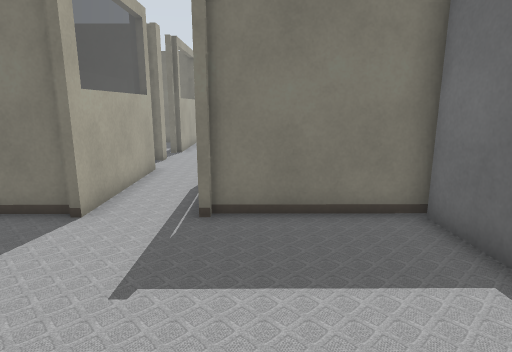
[1] (above)

18 first-person views from a walk through a robot-simulator world made for Gazebo. The camera is 1.2 m above the floor, tilts 12° down and sees 75° across. The lines on the ground mark 1 m squares. The floor is counted in squares, 0.5 m on a side. Each view is taken from the middle of a square. On the plan, view 1 faces up. The plan holds only what a view shows up to about 19 squares ahead; the rest is blank. The place goes on beyond the plan. Gazebo's built-in surfaces are drawn with simple patterns.

[2]
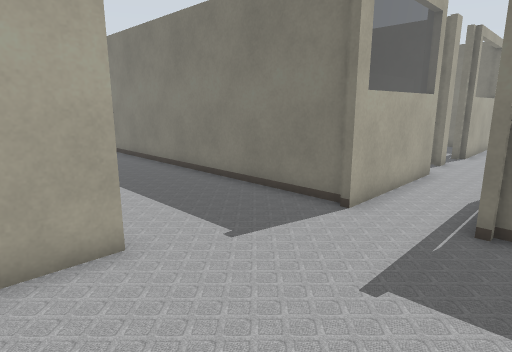

[3]
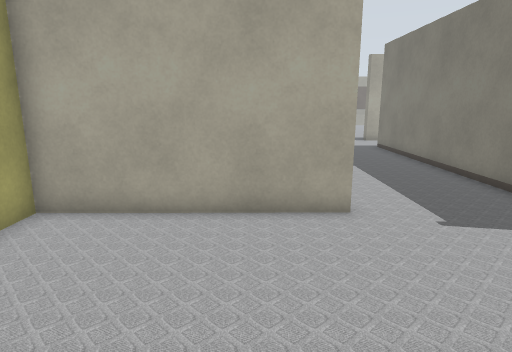

[4]
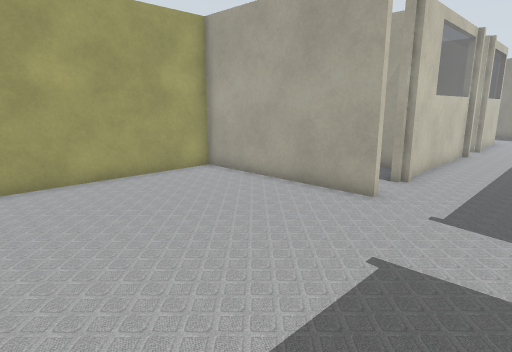

[5]
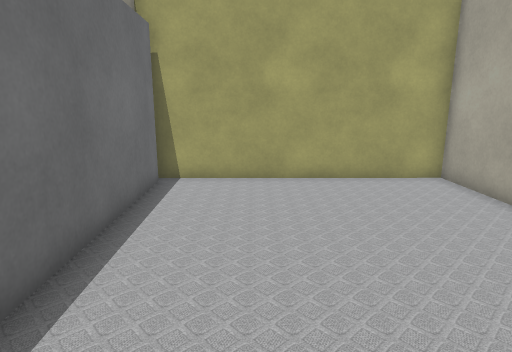

[6]
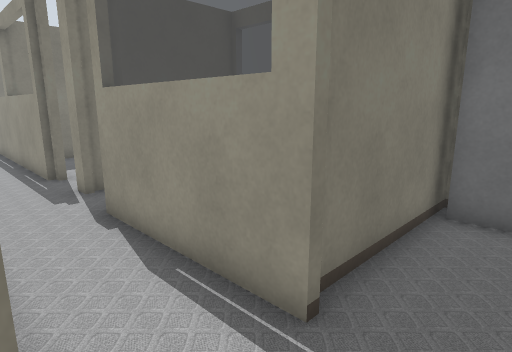

[7]
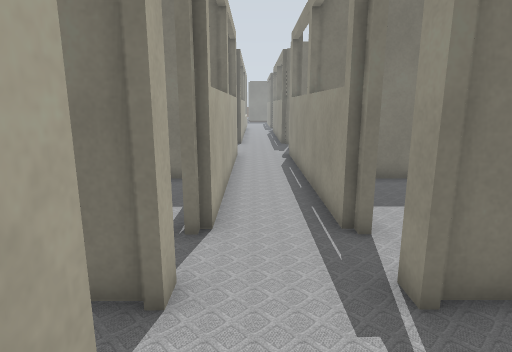

[8]
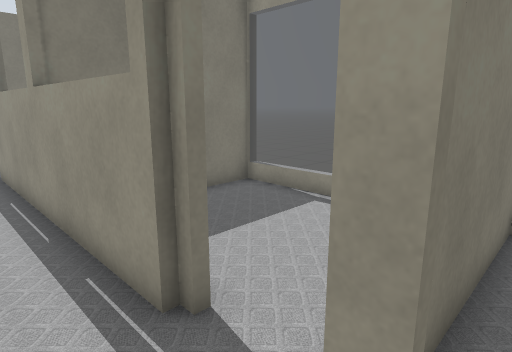

[9]
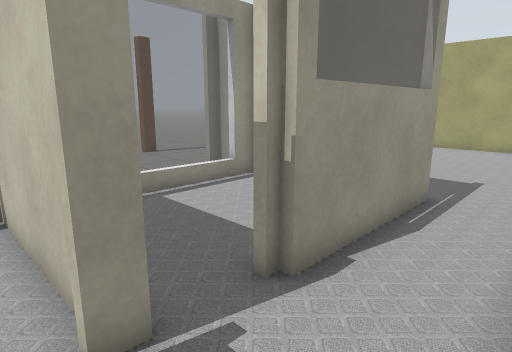

[10]
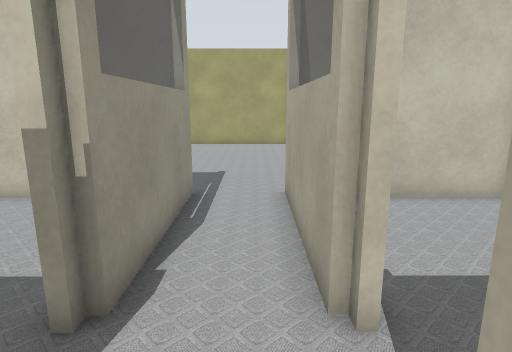

[11]
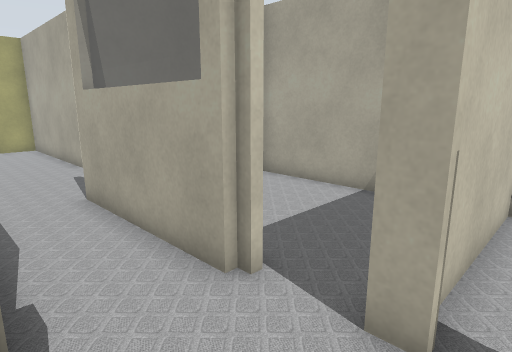

[12]
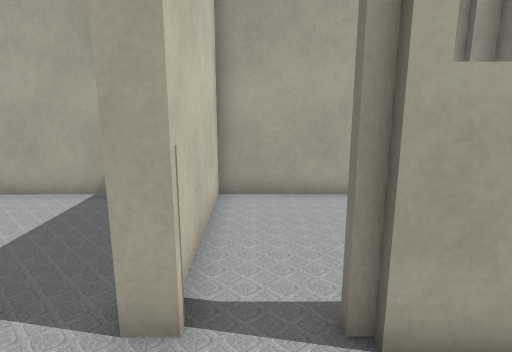

[13]
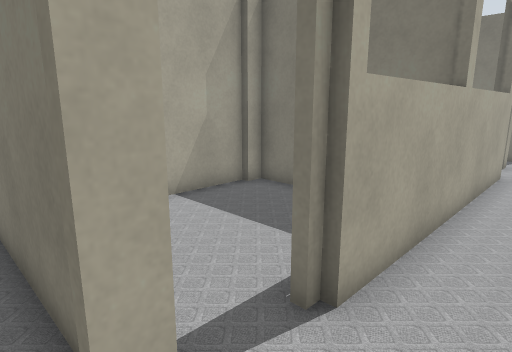

[14]
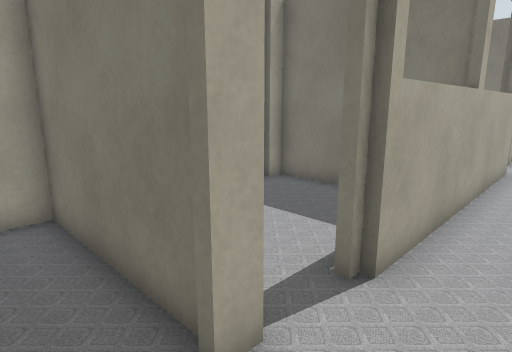

[15]
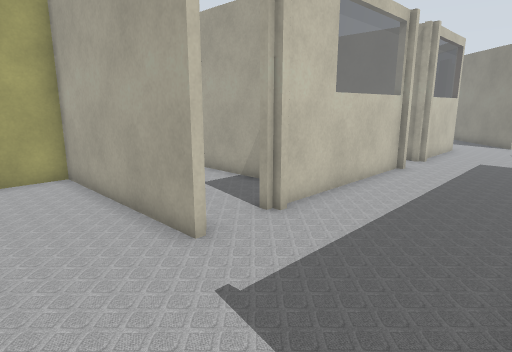

[16]
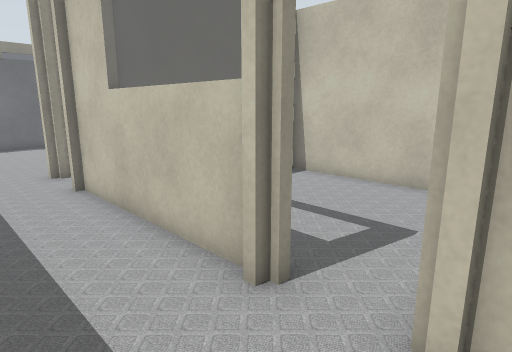

[17]
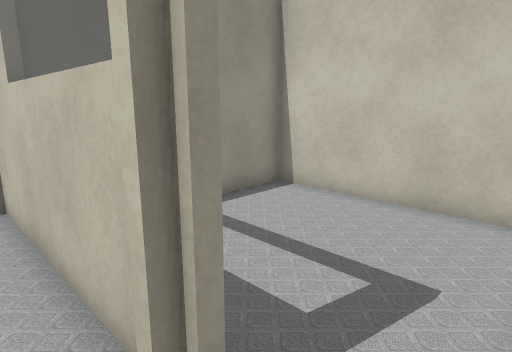

[18]
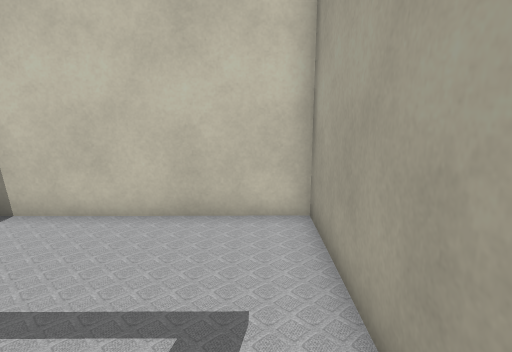

### Floor plan
Ten units are one square. View 1 is at (0, 0); x grows to the right and y downward. Boxes are objects, and circles mark ways between rooms. Rooms are numbered by the first view taken in them; rooms with no view inside come last. Other rooms are left out.
<svg viewBox="-190 -280 242 336">
<path fill="none" stroke="#000" d="M-53 -22 -52 50 44 49M-41 -72 -176 -71M-12 -68 -13 -126M-38 -126 -38 -68M47 -72 -11 -72M-149 -19 -78 -19M-185 -18 -172 -18M-41 -173 -41 -168M-13 -172 -14 -275M-11 -168 -11 -173M-41 -153 -41 -145M-39 -275 -39 -172M-10 -145 -10 -152M-172 -18 -172 51 -100 50 -100 -17M-98 -119 -98 -74 -37 -74M-44 -148 -99 -147 -99 -138M-99 -213 -99 -150 -51 -150M-38 -219 -96 -219 -96 -212M46 -75 46 -120M46 -148 -7 -148M-13 -74 38 -75M46 -186 45 -219 -14 -219M-1 -150 46 -151"/>
<rect x="35" y="-35" width="10" height="80" fill="#bbb"><title>grey box</title></rect>
<rect x="35" y="-65" width="10" height="20" fill="#bbb"><title>grey box</title></rect>
<circle cx="-35" cy="-147" r="3" fill="#2a7"/>
<circle cx="-160" cy="-20" r="3" fill="#2a7"/>
<circle cx="-10" cy="-135" r="3" fill="#2a7"/>
<circle cx="-10" cy="-160" r="3" fill="#2a7"/>
<text x="-40" y="-30">1</text>
<text x="-30" y="-210">2</text>
<text x="-140" y="10">3</text>
<text x="-70" y="-110">4</text>
<text x="-70" y="-190">5</text>
<text x="20" y="-110">6</text>
<text x="20" y="-190">7</text>
</svg>
Room 1 opens to room 2. Room 1 opens to room 3. Room 1 opens to room 6. Room 2 opens to room 7.

Where each view was taken, in squares from view 1:
view 1: 0 up, 0 right, facing up
view 2: 0 up, 0 right, facing up-left
view 3: 0 up, 2 right, facing left
view 4: 6 up, 3 right, facing down-left
view 5: 6 up, 1 right, facing down
view 6: 5 up, 4 left, facing up-right
view 7: 11 up, 3 left, facing up
view 8: 14 up, 3 left, facing up-right
view 9: 16 up, 4 left, facing down-right
view 10: 16 up, 3 left, facing down
view 11: 16 up, 1 left, facing down-left
view 12: 16 up, 1 left, facing left
view 13: 14 up, 2 left, facing up-left
view 14: 13 up, 2 left, facing up-left
view 15: 7 up, 2 left, facing down-left
view 16: 5 up, 18 left, facing down-right
view 17: 3 up, 17 left, facing down-right
view 18: 2 up, 16 left, facing down
